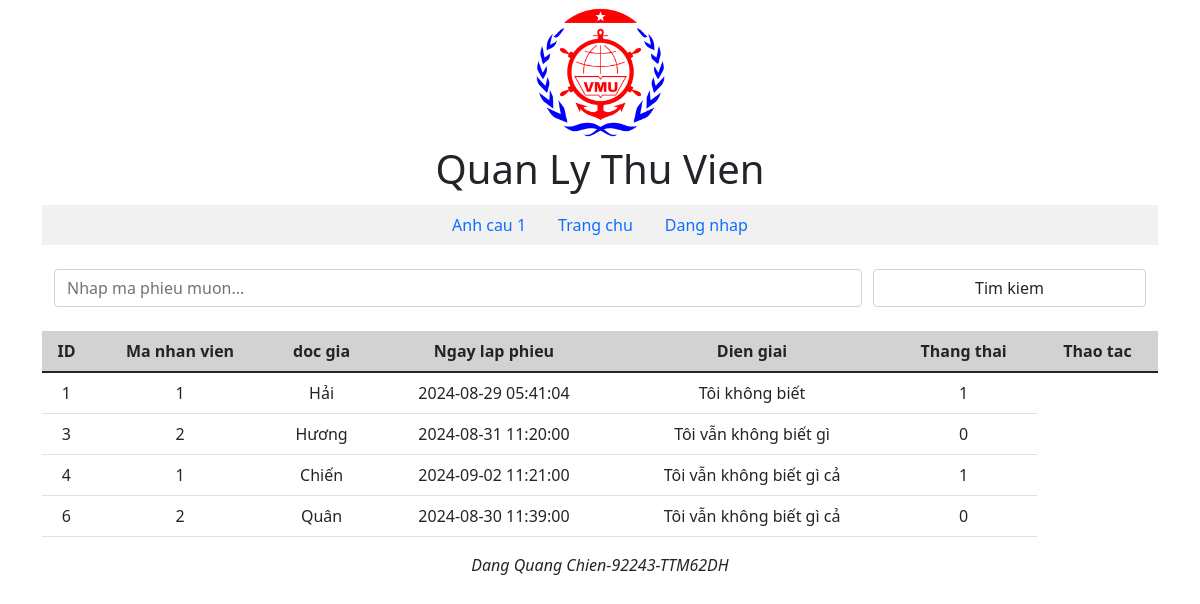
Page /list.php on the committed database.
### tables this page shows
CREATE TABLE `phieumuon` (
  `ID` int(11) NOT NULL,
  `nhanvien_id` int(11) NOT NULL,
  `docgia_id` varchar(32) NOT NULL,
  `ngaylapphieu` datetime NOT NULL,
  `diengiai` text NOT NULL,
  `trangthai` int(11) NOT NULL
);

### list.php (the view, shortened to what this page needs)
<!DOCTYPE html>
<html lang="en">
<?php
    include('connect.php');
    if(!empty($_POST['submit'])){
        $search = $_POST['search'];
        $sql = "SELECT * FROM phieumuon WHERE id like '%$search%'";
        $stmt = $conn->prepare($sql);
        $query = $stmt->execute();
        $result = array();
        While($row = $stmt->fetch(PDO::FETCH_ASSOC)){
            $result[] = $row;
        }
    }
    else{
        $sql = "SELECT * FROM phieumuon";
        $stmt = $conn->prepare($sql);
        $query = $stmt->execute();
        $result = array();
        while($row = $stmt->fetch(PDO::FETCH_ASSOC)){
            $result[] = $row;
        }
    }
?>
<head>
    <link href="https://cdn.jsdelivr.net/npm/bootstrap@5.1.3/dist/css/bootstrap.min.css" rel="stylesheet"
>
    <link rel="stylesheet" type="text/css" href="style.css">
</head>
<body>
    <header>
        <div class="anh">
            <img src="logo.jpg" alt="logo" class="logo">
        </div>
        <div class="tieude">
            <h1>Quan Ly Thu Vien</h1>
        </div>
    </header>
    <content>
        <div class="container">
            <ul class="nav justify-content-center" style="background-color: #f1f1f1;">
                <li class="nav-item">
                    <a class="nav-link" href="cau1.jpg">Anh cau 1</a>
                </li>
                <li class="nav-item">
                    <a class="nav-link" href="client.php">Trang chu</a>
                </li>
                <li class="nav-item">
                    <a class="nav-link" href="login.php">Dang nhap</a>
                </li>
            </ul>
            <br>
            <form method="post">
                <div class="container d-flex justify-content-between">
                    <input type="text" name="search" placeholder="Nhap ma phieu muon..." class="form-control"
                        style="width: 74%">
                    <input type="submit" name="submit" value="Tim kiem" class="form-control" style="width: 25%">
                </div>
            </form>
            <br>
            <table class="table" style="text-align: center">
                <thread>
                    <tr style="background-color: #d2d2d2">
                        <th>ID</th>
                        <th>Ma nhan vien</th>
                        <th>doc gia</th>
                        <th>Ngay lap phieu</th>
                        <th>Dien giai</th>
                        <th>Thang thai</th>
                        <th colspan="2">Thao tac</th>
                    </tr>
                </thread>
                <tbody>
                    <?php foreach ($result as $item): ?>
                    <tr>
                        <td><?php echo $item['ID']?></td>
                        <td><?php echo $item['nhanvien_id']?></td>
                        <td><?php echo $item['docgia_id']?></td>
                        <td><?php echo $item['ngaylapphieu']?></td>
                        <td><?php echo $item['diengiai']?></td>
                        <td><?php echo $item['trangthai']?></td>
                    </tr>
                    <?php endforeach; ?>
                </tbody>
            </table>
        </div>
    </content>
    <footer>
        <label>Dang Quang Chien-92243-TTM62DH</label>
    </footer>
</body>
</html>

### style.css (style rules this page uses)
header { text-align: center; height: 200px; width: 100%; }
header .anh { height: 140px; width: 100%; margin-top: 5px; }
header .tieude { height: 50px; width: 100%; font-size: 25px; }
header .logo { height: 135px; width: auto; }
footer { text-align: center; font-style: italic; }

### rows in the picture
phieumuon: ID "1", nhanvien "1", docgia "Hải", ngaylapphieu "2024-08-29 05:41:04", diengiai "Tôi không biết", trangthai "1"
phieumuon: ID "3", nhanvien "2", docgia "Hương", ngaylapphieu "2024-08-31 11:20:00", diengiai "Tôi vẫn không biết gì", trangthai "0"
phieumuon: ID "4", nhanvien "1", docgia "Chiến", ngaylapphieu "2024-09-02 11:21:00", diengiai "Tôi vẫn không biết gì cả", trangthai "1"
phieumuon: ID "6", nhanvien "2", docgia "Quân", ngaylapphieu "2024-08-30 11:39:00", diengiai "Tôi vẫn không biết gì cả", trangthai "0"
